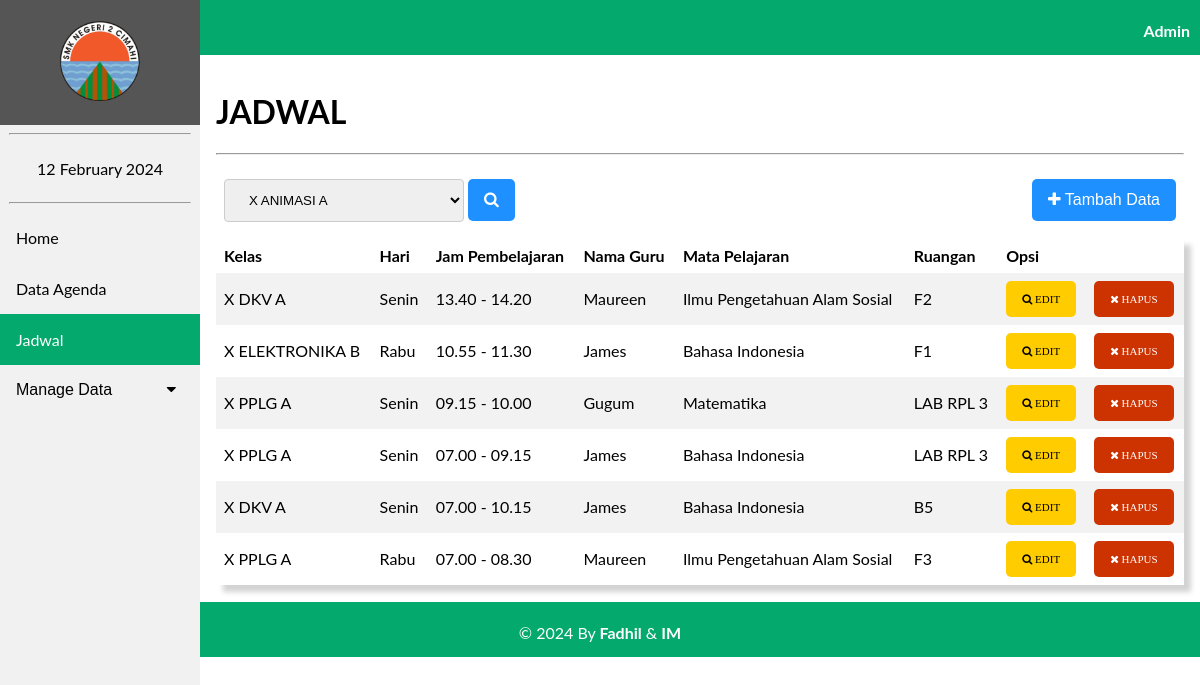
Before: /agenda/jadwal.php with the older database file.
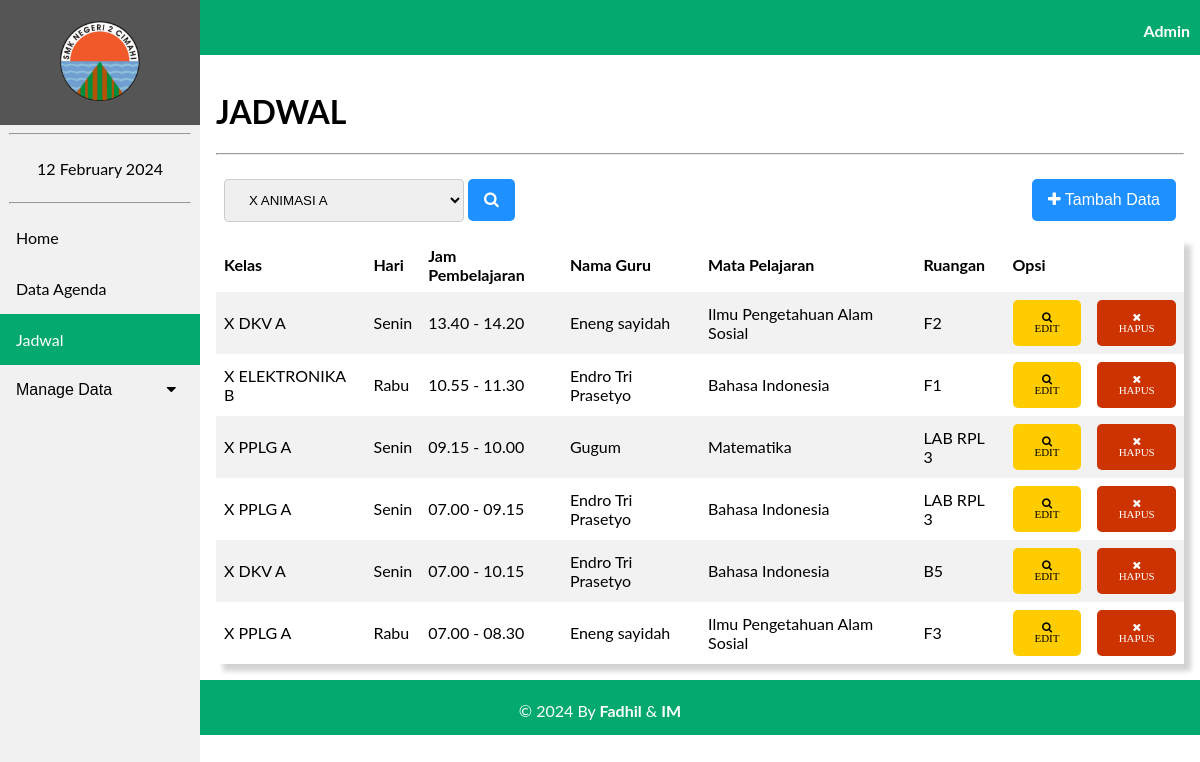
After: the same page with the newer database file.
### tables this page shows
CREATE TABLE `tb_jadwal` (
  `id_jadwal` int(11) NOT NULL,
  `id_kelas` varchar(6) NOT NULL,
  `hari` varchar(10) NOT NULL,
  `jam_masuk` varchar(15) NOT NULL,
  `jam_selesai` varchar(15) NOT NULL,
  `nip` varchar(18) NOT NULL,
  `id_mapel` varchar(6) NOT NULL,
  `ruangan` varchar(50) NOT NULL
);

CREATE TABLE `tb_guru` (
  `nip` varchar(18) NOT NULL,
  `id_mapel` varchar(6) NOT NULL,
  `nama_guru` varchar(100) NOT NULL,
  `password` varchar(100) NOT NULL,
  `role` int(11) NOT NULL
);

CREATE TABLE `tb_kelas` (
  `id_kelas` varchar(6) NOT NULL,
  `nama_kelas` varchar(50) NOT NULL,
  `username` varchar(50) NOT NULL,
  `password` varchar(50) NOT NULL,
  `role` int(11) NOT NULL
);

CREATE TABLE `tb_mapel` (
  `id_mapel` varchar(6) NOT NULL,
  `nama_mapel` varchar(70) NOT NULL
);

### agenda/jadwal.php (the view, shortened to what this page needs)
<?php
    include 'koneksi.php';
    $sql = "SELECT tb_jadwal.id_jadwal, tb_kelas.nama_kelas, tb_jadwal.hari, tb_jadwal.jam_masuk, tb_jadwal.jam_selesai, tb_guru.nama_guru,
            tb_mapel.nama_mapel, tb_jadwal.ruangan FROM tb_jadwal INNER JOIN tb_kelas ON tb_jadwal.id_kelas=tb_kelas.id_kelas INNER JOIN
            tb_guru ON tb_jadwal.nip=tb_guru.nip INNER JOIN tb_mapel ON tb_jadwal.id_mapel = tb_mapel.id_mapel";
    $proses = mysqli_query($Conn, $sql);
    $sql1 = "SELECT * FROM tb_kelas";
    $proses1 = mysqli_query($Conn, $sql1);
?>
<!DOCTYPE html>
<html lang="en">
<head>
    <link rel="stylesheet" href="navbar.css">
    <link rel="stylesheet" href="https://cdnjs.cloudflare.com/ajax/libs/font-awesome/4.7.0/css/font-awesome.min.css">
</head>
<body>
    <header>
        <div class="sidebar">
            <a href="beranda3.php"><center><img src="image/2cmi.PNG" style="width: 80px; padding: 5px;"></center></a>
            <hr  style="width: 90%;">
            <center><a href="#"><?= date("d F Y"); ?></a></center>
            <hr  style="width: 90%;">
            <a href="beranda3.php">Home</a>
            <a href="data_admin.php">Data Agenda</a>
            <a class="active" href="jadwal.php">Jadwal</a>
            <button class="dropdown-btn">Manage Data
            <i class="fa fa-caret-down"></i>
            </button>
        </div>
    </header>
    <div class="head" style="display: inline-block;">
        <p style="margin-right: 10px;"><b>Admin</b></p>
    </div>
    <div class="content">
    <h1>JADWAL</h1><hr>
    <table>
        <tr>
            <td><form action="s_jadwal.php" method="POST"><select name="search">
                <?php
                    foreach($proses1 as $k){ ?>
                    <option value="<?= $k['id_kelas'] ?>"><?= $k['nama_kelas'] ?></option>
                <?php } ?>
            </select>
            <button class="btn1" name="submit"><i class="fa fa-search"></i></button></form></td>
            <td style="text-align:right;"><a href="input_jadwal.php"><button class="btn1"><i class="fa fa-plus"></i> Tambah Data</button></a></td>
        </tr>
    </table>
    <table style="box-shadow: 7px 7px 5px lightgrey;">
        <tr>
            <th>Kelas</th>
            <th>Hari</th>
            <th>Jam Pembelajaran</th>
            <th>Nama Guru</th>
            <th>Mata Pelajaran</th>
            <th>Ruangan</th>
            <th>Opsi</th>
        </tr>
        <?php
            foreach($proses as $data){
        ?>
        <tr>
            <td><?= $data['nama_kelas'] ?></td>
            <td><?= $data['hari'] ?></td>
            <td><?= $data['jam_masuk']." - ".$data['jam_selesai'] ?></td>
            <td><?= $data['nama_guru'] ?></td>
            <td><?= $data['nama_mapel'] ?></td>
            <td><?= $data['ruangan'] ?></td>
            <td><a href="edit_jadwal.php?id=<?= $data['id_jadwal'] ?>"><button class="btn1" name="submit" style="font-size: 11px;background-color: #ffcc00;color: #000000;"><i class="fa fa-search"> EDIT</i></button></a>
            <td><a href="hapus_jadwal.php?id=<?= $data['id_jadwal'] ?>"><button class="btn1" name="submit"style="font-size: 11px; background-color: #cc3300;"><i class="fa fa-close"> HAPUS</i></button></form></td>
        </tr>
        <?php } ?>
    </table>
    </div>
    <div class="footer">
        <p>&copy; 2024 By <b>Fadhil</b> & <b>IM</b></p>
    </div>
</body>
</html>

Changed rows visible on the page:
changed through a linked row, tb_jadwal (number 1 of 6 on the later page): tb_guru.nama_guru "Maureen" → "Eneng sayidah"
changed through a linked row, tb_jadwal "X ELEKTRONIKA B": tb_guru.nama_guru "James" → "Endro Tri Prasetyo"
changed through a linked row, tb_jadwal (number 4 of 6 on the later page): tb_guru.nama_guru "James" → "Endro Tri Prasetyo"
changed through a linked row, tb_jadwal (number 5 of 6 on the later page): tb_guru.nama_guru "James" → "Endro Tri Prasetyo"
changed through a linked row, tb_jadwal (number 6 of 6 on the later page): tb_guru.nama_guru "Maureen" → "Eneng sayidah"
